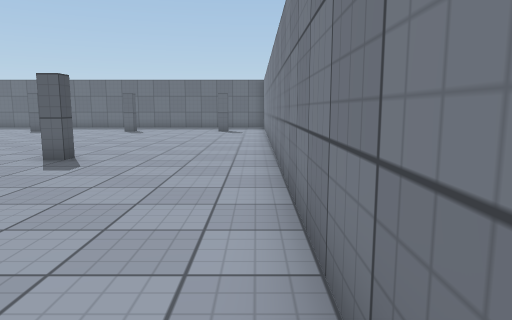
View 1 (above)

19 first-person views from a walk through a 3-D level made in the Unity game engine. The camera is 1.2 m above the floor, tilts 8° down and sees 70° across. The floor is counted in squares, 1 m on a side. Each view is taken from the middle of a square. On the plan, view 1 faces up. The plan holds only what a view shows up to about 15 squares ahead; the rest is blank. The player character is not drawn. Surface patterns are stand-ins for the level's own textures.

View 2
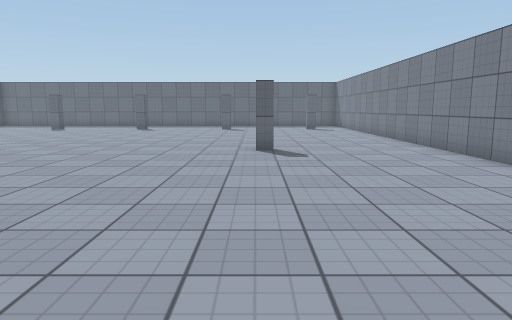

View 3
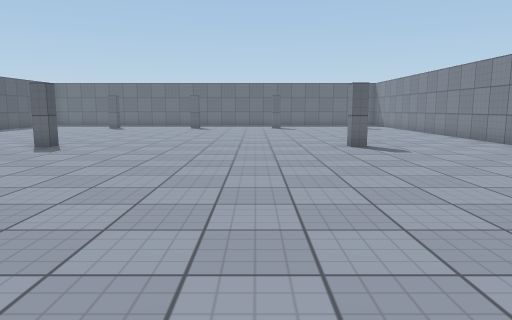

View 4
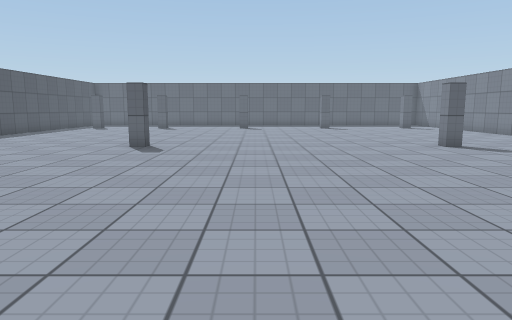

View 5
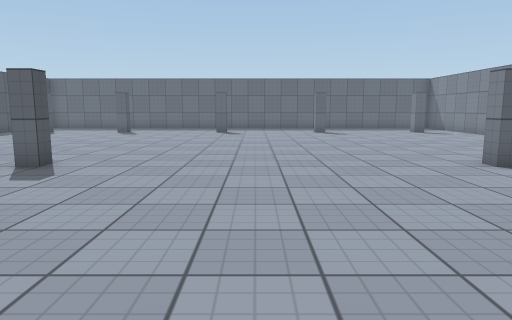

View 6
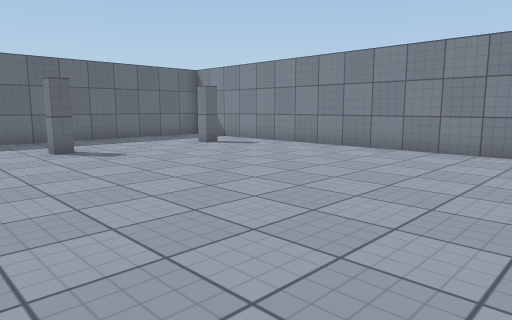

View 7
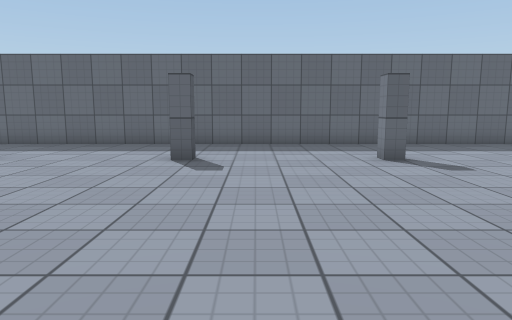

View 8
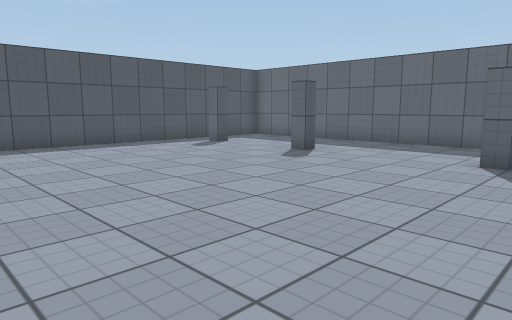

View 9
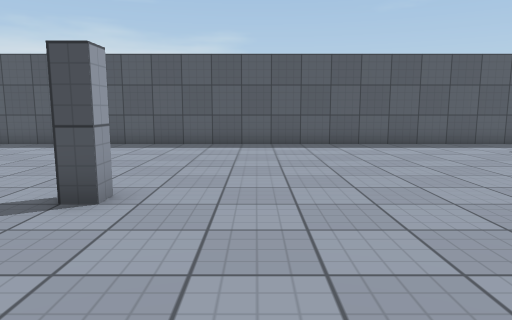

View 10
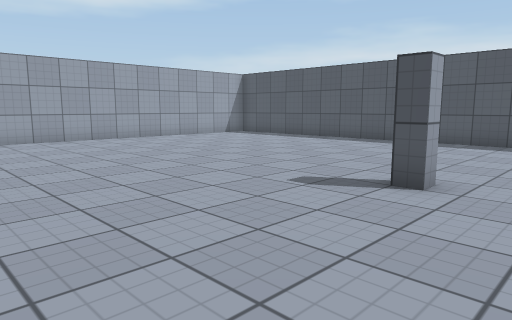

View 11
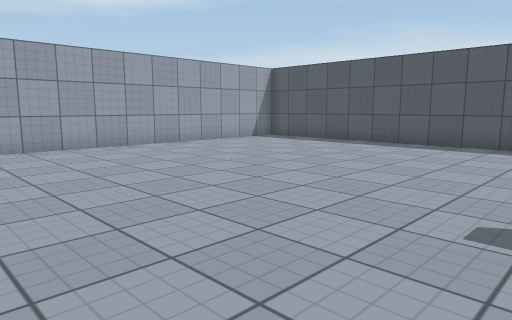

View 12
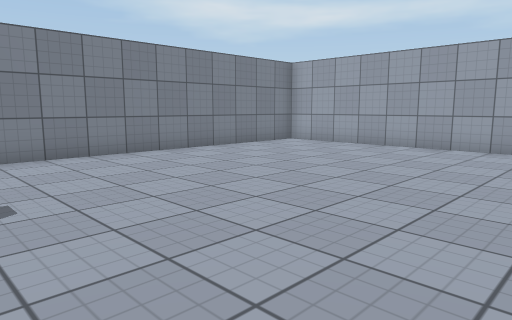

View 13
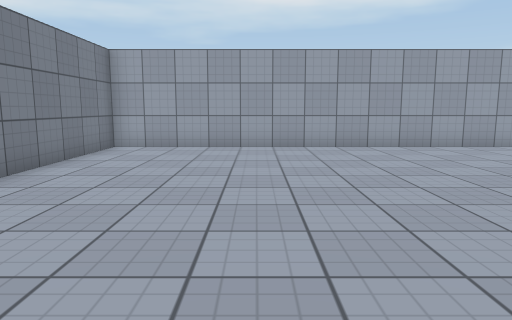

View 14
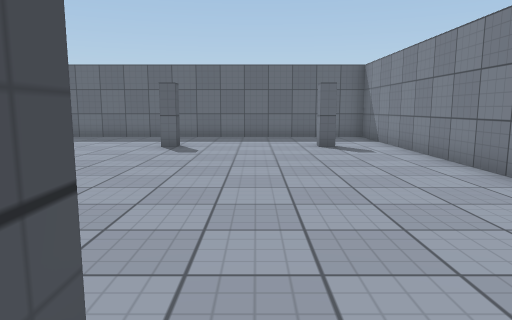

View 15
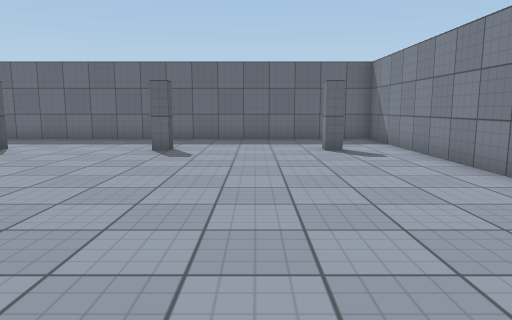

View 16
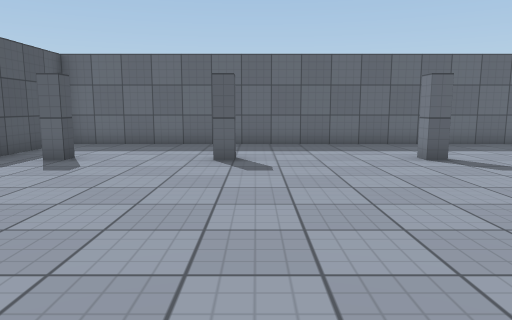

View 17
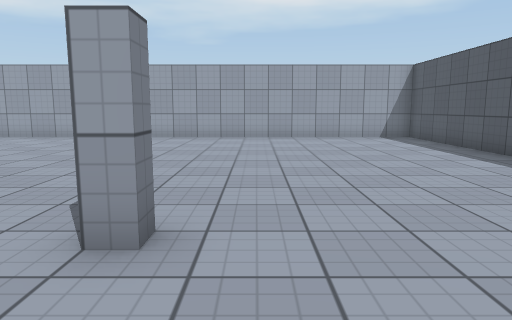

View 18
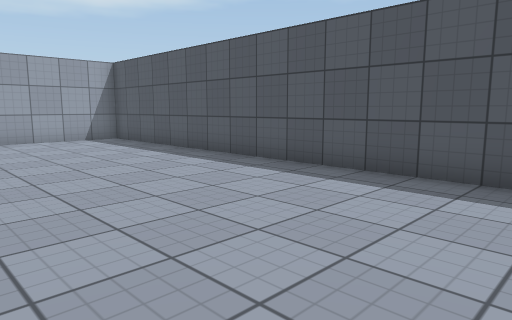

View 19
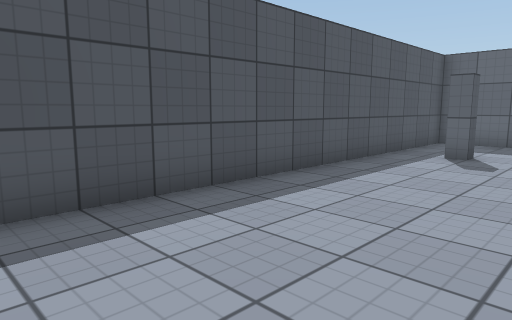

### Floor plan
Points are (right, up) in squares from view 1. A wall is a line through its corners. A room is listed if a view was taken in it or the views show most of it. See-through windows are left out.
Room 1 (views 1, 2, 3, 4, 5, 6, 7, 8, 9, 10, 11, 12, 13, 14, 15, 16, 17, 18, 19)
walls: (-14.5, 9) (-14.5, 8.5) (-15, 8.5) (-15, 9) (-14.5, 9); (-4.5, 9) (-4.5, 8.5) (-5, 8.5) (-5, 9); (-11.5, 20) (-11.5, 19.5) (-12, 19.5) (-12, 20); (-6.5, 20) (-6.5, 19.5) (-7, 19.5) (-7, 20); (-16.5, 20.1) (-16.5, 19.5) (-17, 19.5); (-1.4, 19.5) (-2, 19.5) (-2, 20); (-20.5, 20.1) (-20.5, 19.5) (-21, 19.5); (-22.5, -3.5) (0.5, -3.5) (0.5, 23.5) (-22.5, 23.5) (-22.5, -3.5)

Positions as (right, up) in squares from view 1, and headings:
1: (0, 0), facing up
2: (-5, -2), facing up
3: (-8, -3), facing up
4: (-11, -3), facing up
5: (-10, 1), facing up
6: (-10, 9), facing up-right
7: (-10, 11), facing up
8: (-10, 11), facing up-left
9: (-10, 11), facing left
10: (-9, 11), facing down-left
11: (-10, 8), facing down-left
12: (-9, 8), facing down-right
13: (-4, 8), facing down
14: (-4, 8), facing up
15: (-4, 9), facing up
16: (-16, 11), facing up
17: (-16, 12), facing down
18: (-16, 11), facing down-left
19: (-18, 10), facing up-left
